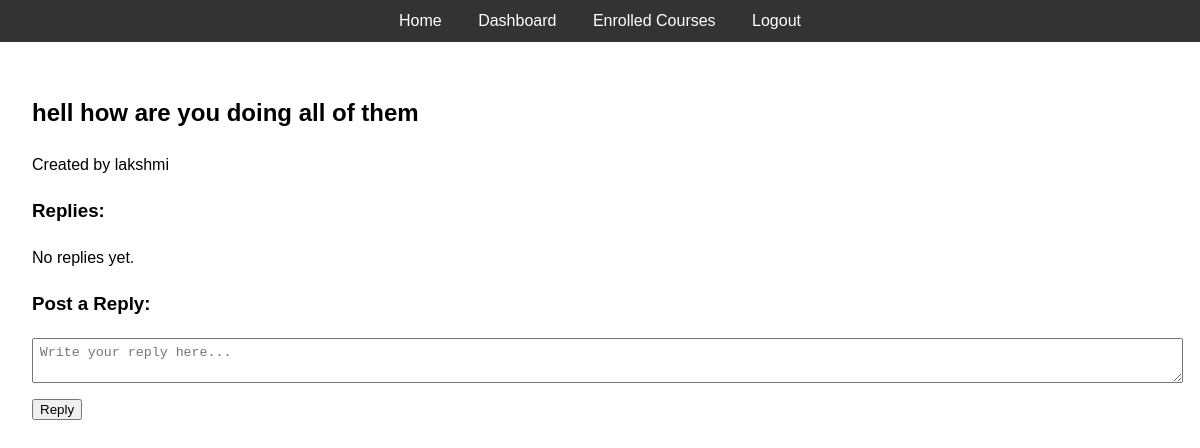
The page /discussion/1 (signed in) on the database its author committed.
### app.py (models this page shows)
class Discussion(db.Model):
    id = db.Column(db.Integer, primary_key=True)
    title = db.Column(db.String(200), nullable=False)
    course_id = db.Column(db.Integer, db.ForeignKey('course.id'))
    user_id = db.Column(db.Integer, db.ForeignKey('user.id'))
    timestamp = db.Column(db.DateTime, default=datetime.utcnow)
    user = db.relationship('User', backref='discussions')

class User(UserMixin, db.Model):
    id = db.Column(db.Integer, primary_key=True)
    username = db.Column(db.String(150), nullable=False, unique=True)
    email = db.Column(db.String(150), nullable=False, unique=True)
    password = db.Column(db.String(150), nullable=False)
    role = db.Column(db.String(50), nullable=False)  # Roles: student, instructor, admin

### app.py (the view, shortened to what this page needs)
@app.route('/discussion/<int:discussion_id>', methods=['GET', 'POST'])
@login_required
def reply(discussion_id):
    discussion = Discussion.query.get_or_404(discussion_id)
    if current_user.role == 'student':
        enrollment = Enrollment.query.filter_by(student_id=current_user.id, course_id=discussion.course_id).first()
        if not enrollment:
            flash('You are not enrolled in this course.')
            return redirect(url_for('dashboard'))
    replies = Reply.query.filter_by(discussion_id=discussion_id).all()
    return render_template('discussion.html', discussion=discussion, replies=replies)

### app.py (called while the page is built)
@login_manager.user_loader
def load_user(user_id):
    return User.query.get(int(user_id))

### templates/discussion.html (shortened to what this page needs)
{% extends 'base.html' %}
{% block content %}
<h2>{{ discussion.title }}</h2>
<p>Created by {{ discussion.user.username }}</p>
<h3>Replies:</h3>
{% if replies %}
    <ul>
        {% for reply in replies %}
            <li>
                <strong>{{ reply.user.username }}:</strong> {{ reply.content }}
            </li>
        {% endfor %}
    </ul>
{% else %}
    <p>No replies yet.</p>
{% endif %}
<h3>Post a Reply:</h3>
<form method="POST">
    <textarea name="content" placeholder="Write your reply here..." required></textarea>
    <button type="submit">Reply</button>
</form>
{% endblock %}

### static/styles.css (style rules this page uses)
body { font-family: Arial, sans-serif; margin: 0; padding: 0; line-height: 1.6; }
form input, form select, form textarea { display: block; margin: 1em 0; padding: 0.5em; width: 100%; }

### rows shown on the page
Discussion: title "hell how are you doing all of them"
User: user.username "lakshmi"
